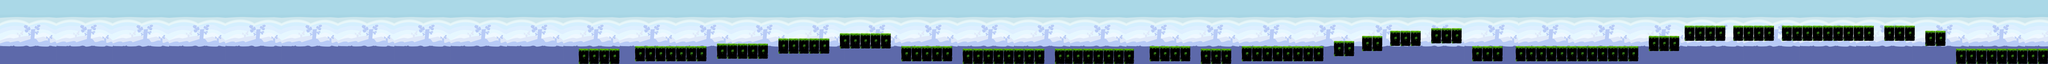

This is a level from a 2D game, rendered from its Tiled map with the project's own tilesets. A one-line summary and the map file follow, with tile-layer data summarised:
An orthogonal 800x25 tile map with 32x32 px tiles, 3 tile layers (Background, Wall, joker) and 241 objects.

<map version="1.0" orientation="orthogonal" width="800" height="25" tilewidth="32" tileheight="32">
 <tileset firstgid="1" name="tilemap5.5" tilewidth="32" tileheight="32">
  <image source="tilemap5.5.png" width="832" height="768" />
 </tileset>
 <layer name="Background" width="800" height="25">
  <data>[20000 cells, 20000 non-empty, 528 distinct tile ids]</data>
 </layer>
 <layer name="Wall" width="800" height="25">
  <data>[20000 cells, 2898 non-empty, 24 distinct tile ids]</data>
 </layer>
 <objectgroup name="Collision" width="800" height="25">
  <object x="7235" y="611" width="508" height="185" />
  <object x="8964" y="545" width="635" height="189" />
  <object x="9730" y="481" width="639" height="189" />
  <object x="10493" y="416" width="640" height="189" />
  <object x="11268" y="577" width="635" height="190" />
  <object x="12036" y="610" width="1017" height="187" />
  <object x="13188" y="610" width="985" height="188" />
  <object x="14371" y="577" width="512" height="189" />
  <object x="15012" y="608" width="379" height="189" />
  <object x="15525" y="575" width="1019" height="192" />
  <object x="16675" y="514" width="255" height="188" />
  <object x="17023" y="447" width="256" height="190" />
  <object x="17381" y="383" width="377" height="189" />
  <object x="17892" y="351" width="380" height="190" />
  <object x="18403" y="577" width="381" height="188" />
  <object x="18950" y="578" width="1527" height="188" />
  <object x="7938" y="574" width="894" height="192" />
  <object x="20611" y="450" width="380" height="186" />
  <object x="21057" y="321" width="510" height="187" />
  <object x="21664" y="320" width="509" height="188" />
  <object x="22274" y="320" width="1145" height="188" />
  <object x="24453" y="609" width="1147" height="188" />
  <object x="24065" y="384" width="256" height="190" />
  <object x="23551" y="322" width="381" height="186" />
  <object x="192" y="608" width="64" height="64" />
  <object x="256" y="640" width="64" height="64" />
  <object x="320" y="672" width="64" height="64" />
  <object x="576" y="672" width="64" height="64" />
  <object x="832" y="672" width="64" height="64" />
  <object x="480" y="0" width="64" height="64" />
  <object x="1184" y="64" width="64" height="64" />
  <object x="1248" y="32" width="64" height="64" />
  <object x="1632" y="288" width="64" height="64" />
  <object x="1824" y="640" width="64" height="64" />
  <object x="1888" y="672" width="64" height="64" />
  <object x="2080" y="672" width="64" height="64" />
  <object x="2272" y="608" width="128" height="64" />
  <object x="1952" y="0" width="96" height="64" />
  <object x="2048" y="32" width="64" height="64" />
  <object x="2944" y="608" width="64" height="64" />
  <object x="3424" y="256" width="64" height="64" />
  <object x="3488" y="224" width="64" height="64" />
  <object x="3616" y="608" width="64" height="64" />
  <object x="3680" y="576" width="64" height="64" />
  <object x="3744" y="576" width="3360" height="224" />
  <object x="1312" y="0" width="64" height="64" />
  <object x="1376" y="0" width="64" height="64" />
  <object x="1440" y="0" width="64" height="64" />
  <object x="1504" y="0" width="64" height="64" />
  <object x="1568" y="0" width="64" height="64" />
  <object x="1632" y="0" width="64" height="64" />
  <object x="1696" y="0" width="64" height="64" />
  <object x="1376" y="256" width="64" height="64" />
  <object x="1312" y="256" width="64" height="64" />
  <object x="1440" y="288" width="64" height="64" />
  <object x="1504" y="288" width="64" height="64" />
  <object x="1568" y="288" width="64" height="64" />
  <object x="1760" y="640" width="32" />
  <object x="1760" y="608" width="64" height="64" />
  <object x="1696" y="608" width="64" height="64" />
  <object x="1632" y="608" width="64" height="64" />
  <object x="2240" y="96" width="64" height="64" />
  <object x="2368" y="128" width="64" height="64" />
  <object x="2304" y="128" width="64" height="64" />
  <object x="3360" y="256" width="64" height="64" />
  <object x="3296" y="256" width="64" height="64" />
  <object x="3232" y="256" width="64" height="64" />
  <object x="3168" y="256" width="64" height="64" />
  <object x="3104" y="256" width="64" height="64" />
  <object x="2880" y="608" width="64" height="64" />
  <object x="2816" y="608" width="64" height="64" />
  <object x="2752" y="608" width="64" height="64" />
  <object x="2688" y="608" width="64" height="64" />
  <object x="2624" y="608" width="64" height="64" />
  <object x="2560" y="608" width="64" height="64" />
  <object x="2496" y="608" width="64" height="64" />
  <object x="3040" y="256" width="64" height="64" />
  <object x="1696" y="288" width="64" height="64" />
  <object x="1824" y="288" width="64" height="64" />
  <object x="1280" y="672" width="64" height="64" />
  <object x="1344" y="672" width="64" height="64" />
  <object x="2176" y="160" width="64" height="64" />
  <object x="2240" y="160" width="64" height="64" />
  <object x="2176" y="224" width="64" height="64" />
  <object x="2240" y="224" width="64" height="64" />
  <object x="2080" y="608" width="64" height="64" />
  <object x="2016" y="608" width="64" height="64" />
  <object x="1952" y="608" width="64" height="64" />
  <object x="1888" y="608" width="64" height="64" />
  <object x="2656" y="224" width="64" height="64" />
  <object x="2592" y="224" width="64" height="64" />
  <object x="2528" y="224" width="64" height="64" />
  <object x="2464" y="224" width="64" height="64" />
  <object x="2400" y="224" width="64" height="64" />
  <object x="2336" y="224" width="64" height="64" />
  <object x="3552" y="224" width="64" height="64" />
  <object x="3616" y="224" width="64" height="64" />
  <object x="3744" y="224" width="64" height="64" />
  <object x="3808" y="224" width="64" height="64" />
  <object x="3872" y="224" width="64" height="64" />
  <object x="3936" y="224" width="64" height="64" />
  <object x="4000" y="224" width="64" height="64" />
 </objectgroup>
 <objectgroup name="collision2" width="800" height="25">
  <object x="128" y="608" width="64" height="64" />
  <object x="64" y="608" width="64" height="64" />
  <object x="0" y="608" width="64" height="64" />
  <object x="672" y="64" width="64" height="64" />
  <object x="608" y="64" width="64" height="64" />
  <object x="544" y="64" width="64" height="64" />
  <object x="384" y="672" width="64" height="64" />
  <object x="448" y="672" width="64" height="64" />
  <object x="512" y="672" width="64" height="64" />
  <object x="640" y="672" width="64" height="64" />
  <object x="704" y="672" width="64" height="64" />
  <object x="768" y="672" width="64" height="64" />
  <object x="1216" y="672" width="64" height="64" />
  <object x="1152" y="672" width="64" height="64" />
  <object x="1088" y="672" width="64" height="64" />
  <object x="1952" y="672" width="64" height="64" />
  <object x="2016" y="672" width="64" height="64" />
  <object x="2208" y="608" width="64" height="64" />
  <object x="2144" y="608" width="64" height="64" />
  <object x="3008" y="640" width="64" height="64" />
  <object x="3072" y="640" width="64" height="64" />
  <object x="3136" y="640" width="64" height="64" />
  <object x="3552" y="640" width="64" height="64" />
  <object x="3488" y="640" width="64" height="64" />
  </objectgroup>
 <objectgroup name="collision3" width="800" height="25">
  <!-- 6 objects omitted --></objectgroup>
 <objectgroup name="Coin" width="800" height="25">
  <!-- 87 objects omitted --></objectgroup>
 <objectgroup name="Coin1" width="800" height="25">
  <!-- 3 objects omitted --></objectgroup>
 <objectgroup name="Coin2" width="800" height="25">
  <!-- 2 objects omitted --></objectgroup>
 <objectgroup name="Coin3" width="800" height="25" />
 <layer name="joker" width="800" height="25">
  <data>[20000 cells, 0 non-empty, 0 distinct tile ids]</data>
 </layer>
</map>
<!-- 115 of 241 objects omitted -->
